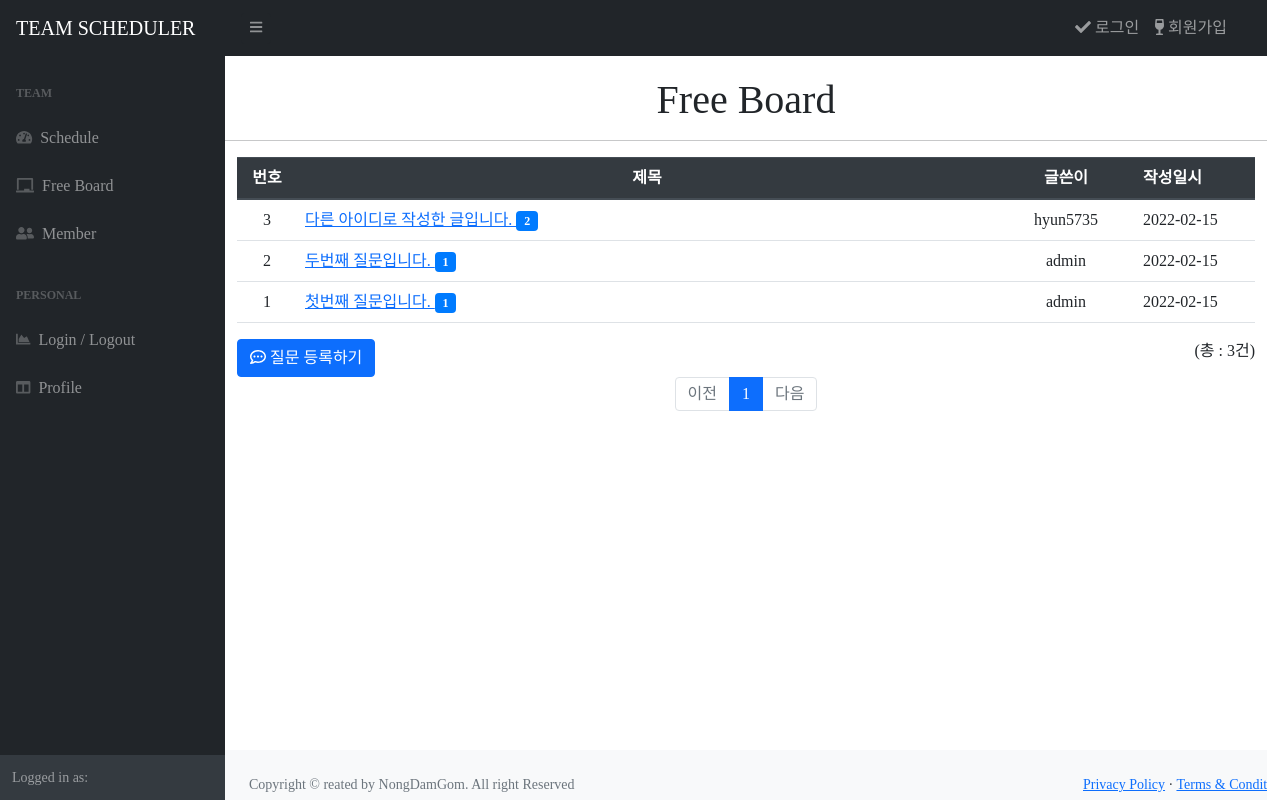
/board/, run on the app's committed database.
### board/models.py (models this page shows, shortened)
class Question(models.Model):
    author = models.ForeignKey(User, on_delete=models.CASCADE)
    subject = models.CharField(max_length=200)
    content = models.TextField()
    create_date = models.DateTimeField()
    modify_date = models.DateTimeField(null=True, blank=True)

### users/models.py (models this page shows)
class User(AbstractUser):
    followings = models.ManyToManyField(settings.AUTH_USER_MODEL, related_name="followers")

### board/views/base_views.py (the view)
# urls.py: path('', base_views.index, name='index'),
def index(request):
    page = request.GET.get('page', '1') # 페이지 디폴트 값은 1
    question_list = Question.objects.order_by('-create_date')
    total_count = Question.objects.count()
    paginator = Paginator(question_list, 10) # 페이지당 10개씩 보여주기
    page_obj = paginator.get_page(page) # get 페이지에서 내가 원하는 페이지만 추출
    context = {
        'question_list': page_obj,
        'total_count' : total_count
        }
    return render(request, 'board/question_list.html', context)

### templates/board/question_list.html (shortened to what this page needs)
{% extends 'base.html' %}
{% block title %} Free Board {% endblock %} {% block content %}
<div class="container my-3">
  <div class="user-container my-3">
    <table class="table  table-hover">
      <thead>
        <tr class="thead-dark">
          <th style="width: 60px; text-align: center;">번호</th>
          <th style="width: 700px; text-align: center;">제목</th>
          <th style="text-align: center;">글쓴이</th>
          <th style="width: 120px">작성일시</th>
        </tr>
      </thead>
      <tbody>
        {% if question_list %} {% for question in question_list %}
        <tr>
          <td style="text-align: center;">
            {{ question.id }}
          </td>
          <td>
            <a href="{% url 'board:detail' question.id %}"> {{ question.subject }} </a>
            {% if question.answer_set.count > 0 %}
            <span class="badge badge-pill badge-primary"> {{ question.answer_set.count }}</span>
            {% endif %}
          </td>
          <td style="text-align: center;">{{ question.author.username}}</td>
          <td>{{ question.create_date | date:'Y-m-d' }}</td>
        </tr>
        {% endfor %} {% else %}
        <tr>
          <td colspan="3">질문이 없습니다.</td>
        </tr>
        {% endif %}
      </tbody>
    </table>
    <div class="clearfix">
      <div class="float-right">(총 : {{question_list.paginator.count}}건)</div>
      <div class="float-left">
        <a href="{% url 'board:question_create' %}" class="text-left btn btn-primary"><i class="far fa-comment-dots"></i> 질문 등록하기</a>
      </div>
    </div>
    {% include 'pagination.html' with page_obj=question_list %}
  </div>
</div>
{% endblock %}

### templates/base.html (shortened to what this page needs)
{% load static %} {% static "" as baseUrl %}
<!DOCTYPE html>
<html lang="ko">
  <head>
    <link
      rel="stylesheet"
      href="https://use.fontawesome.com/releases/v5.7.0/css/all.css"
    />
    <link
      rel="stylesheet"
      type="text/css"
      href="{% static 'bootstrap.min.css' %}"
    />
    <link rel="stylesheet" type="text/css" href="{% static 'style.css' %}" />
    <link
      href="https://cdn.jsdelivr.net/npm/simple-datatables@latest/dist/style.css"
      rel="stylesheet"
    />
  </head>
  <body class="sb-nav-fixed">
    {% include "navbar.html" %}
    <div id="layoutSidenav_content">
      <div id="body-content">
        <h1 class="title">{% block title %}{% endblock %}</h1>
        <hr />
        <main>{% block content %} {% endblock %}</main>
      </div>
      <footer class="mt-5 py-4 bg-light">
        <div class="container-fluid px-4">
          <div class="d-flex align-items-center justify-content-between small">
            <div class="text-muted">
              Copyright &copy; reated by NongDamGom. All right Reserved
            </div>
            <div>
              <a href="#">Privacy Policy</a>
              &middot;
              <a href="#">Terms &amp; Conditions</a>
            </div>
          </div>
        </div>
      </footer>
    </div>
  </body>
</html>

### templates/navbar.html (shortened to what this page needs)
{% load static %} {% static "" as baseUrl %}
<nav class="sb-topnav navbar navbar-expand navbar-dark bg-dark">
  <a class="navbar-brand ml-3" href="{% url 'board:index' %}">TEAM SCHEDULER</a>
  <button class="btn btn-link btn-sm btn-dark order-1 order-lg-0 me-4 me-lg-0" id="sidebarToggle" href="#!"><i class="fas fa-bars"></i></button>
  <form class="d-none d-md-inline-block form-inline ms-auto me-0 me-md-3 my-2 my-md-0">
    <ul class="navbar-nav ml-auto">
      {% if user.is_authenticated %}
      <li class="nav-item">
        {% if profile_user.profile.avatar %}
        <a class="nav-link" href="{% url 'users:profile' user.pk %}"><i class="far fa-user"></i> {{ user.username }} <br /></a>
        {% else %}
        <a class="nav-link" href="{% url 'users:profile' user.pk %}"><i class="far fa-user"></i> {{ user.username }} <br /></a>
        {% endif %}
      </li>
      <li class="nav-item">
        <a class="nav-link" href="{% url 'users:logout' %}"> <i class="fas fa-sign-out-alt"></i>&nbsp;로그아웃</a>
        {% else %}
        <a class="nav-link" href="{% url 'users:login' %}"><i class="fas fa-check"></i>&nbsp;로그인</a>
      <li class="nav-item">
        <a class="nav-link" href="{% url 'users:signup' %}"><i class="fas fa-wine-glass-alt"></i>&nbsp;회원가입</a>
      </li>
      {% endif %}
    </ul>
  </form>
</nav>
<div id="layoutSidenav">
  <div id="layoutSidenav_nav">
    <nav class="sb-sidenav accordion sb-sidenav-dark" id="sidenavAccordion">
      <div class="sb-sidenav-menu">
        <div class="nav">
          <div class="sb-sidenav-menu-heading">Team</div>
          <a class="nav-link" href="{% url 'cal:calendar' %}">
            <div class="sb-nav-link-icon"><i class="fas fa-tachometer-alt"></i></div>
            Schedule
          </a>
          <a class="nav-link" href="{% url 'board:index' %}">
            <div class="sb-nav-link-icon"><i class="fas fa-chalkboard"></i></i></div>
            Free Board
          </a>
          <a class="nav-link" href="{% url 'users:member' %}">
            <div class="sb-nav-link-icon"><i class="fas fa-user-friends"></i></div>
            Member
          </a>
          <div class="sb-sidenav-menu-heading">PERSONAL</div>
          {% if user.is_authenticated %}
          <a class="nav-link" href="{% url 'users:profile' user.pk %}">
            <div class="sb-nav-link-icon"><i class="fas fa-columns"></i></div>
            Profile
          </a>
          {% else %}
          <a class="nav-link" href="{% url 'users:login' %}">
            <div class="sb-nav-link-icon"><i class="fas fa-chart-area"></i></div>
            Login / Logout
          </a>
          <a class="nav-link" href="{% url 'users:login' %}">
            <div class="sb-nav-link-icon"><i class="fas fa-columns"></i></div>
            Profile
          </a>
          {% endif %}
        </div>
      </div>
      <div class="sb-sidenav-footer">
        <div class="small">Logged in as:</div>
      </div>
    </nav>
  </div>

### templates/pagination.html
<ul class="pagination justify-content-center">
  {% if page_obj.has_previous %}
  <li class="page-item">
    <a class="page-link" href="?page={{ page_obj.previous_page_number }}">이전</a>
  </li>
  {% else %}
  <li class="page-item disabled">
    <a class="page-link" tabindex="-1" aria-disabled="true" href="#"> 이전</a>
  </li>
  {% endif %}
  {% for page_number in page_obj.paginator.page_range %}
  {% if page_number >= page_obj.number|add:-5 and page_number <= page_obj.number|add:5 %}
  {% if page_number == page_obj.number %}
  <li class="page-item active" aria-current="page">
    <a class="page-link" href="?page={{ page_number }}">{{ page_number }}</a>
  </li>
  {% else %}
  <li class="page-item">
    <a class="page-link" href="?page={{ page_number }}">{{ page_number }}</a>
  </li>
  {% endif %} {% endif %} {% endfor %}
  {% if page_obj.has_next %}
  <li class="page-item">
    <a class="page-link" href="?page={{ page_obj.next_page_number }}">다음</a>
  </li>
  {% else %}
  <li class="page-item disabled">
    <a class="page-link" tabindex="-1" aria-disabled="true" href="#"> 다음</a>
  </li>
  {% endif %}
</ul>

### templates/navbar.html (style rules this page uses)
* { font-family: 'LeferiPoint-WhiteA'; }

### data on the page
Question: id "3", subject "다른 아이디로 작성한 글입니다.", answer_set.count "2", author.username "hyun5735", create_date "2022-02-15"
Question: id "2", subject "두번째 질문입니다.", answer_set.count "1", author.username "admin", create_date "2022-02-15"
Question: id "1", subject "첫번째 질문입니다.", answer_set.count "1", author.username "admin", create_date "2022-02-15"

### other printed values
{{ question_list.paginator.count }} "3"
{{ page_number }} "1"
